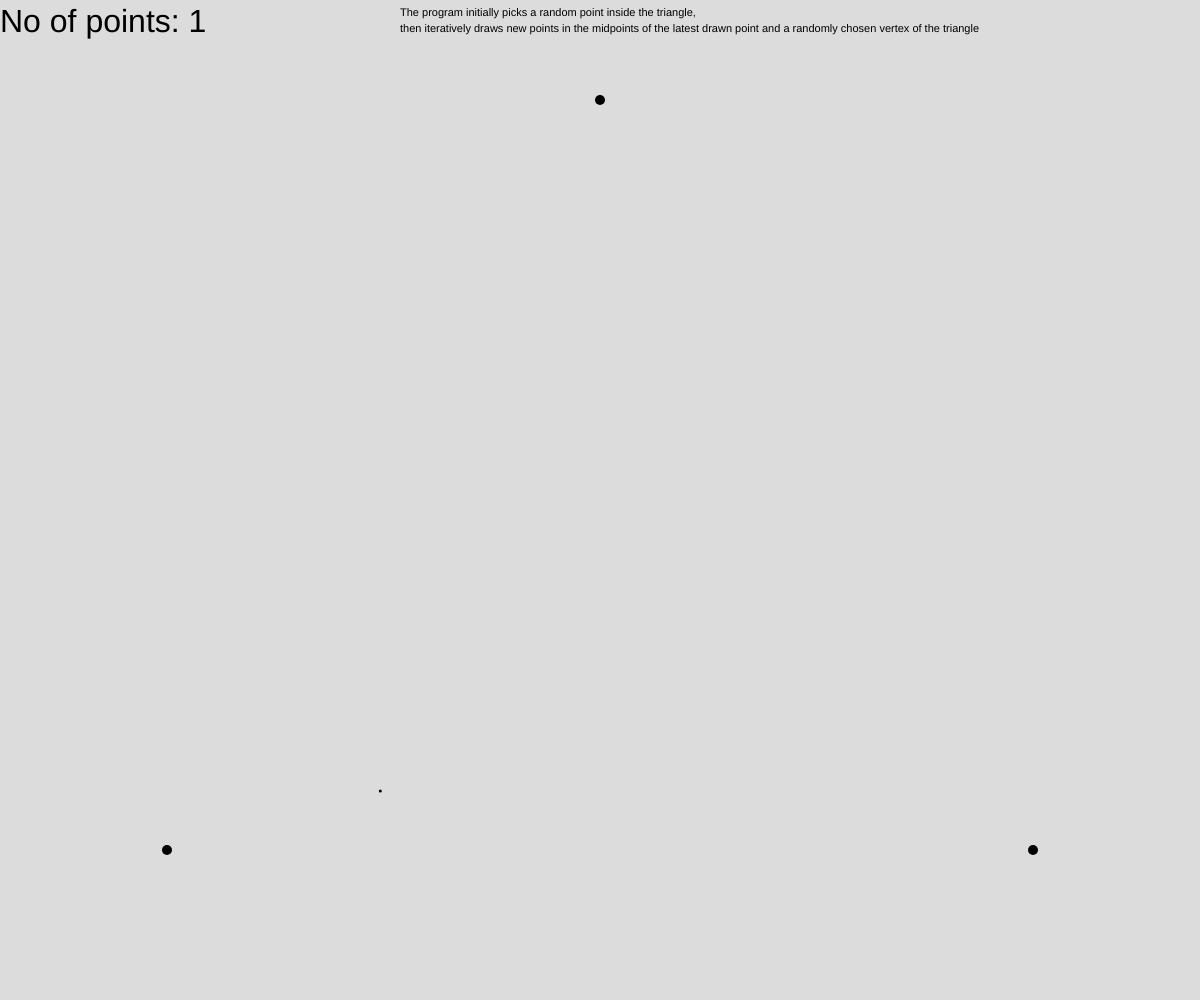
Frame 1 (no input)
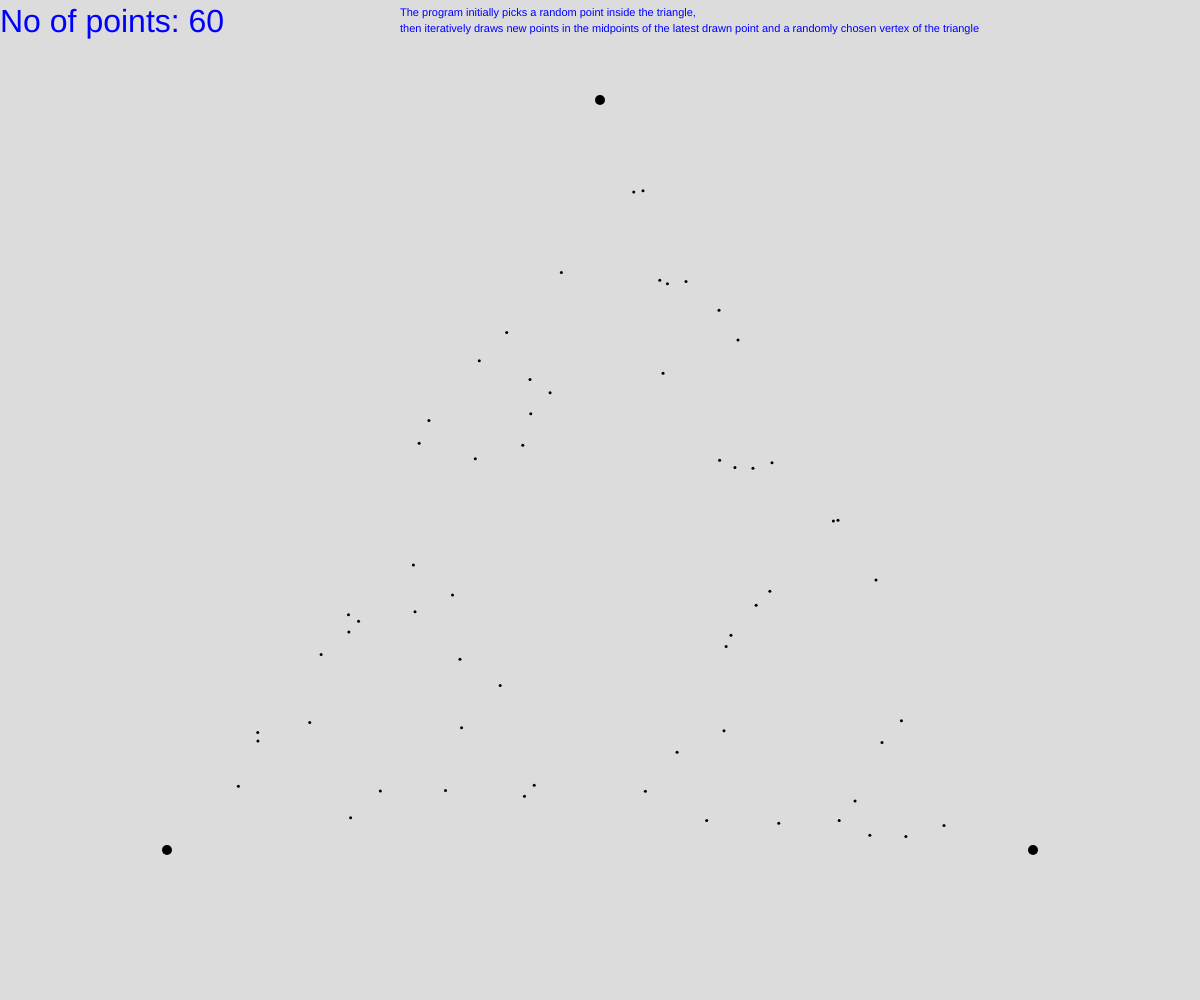
Frame 60 (no input)
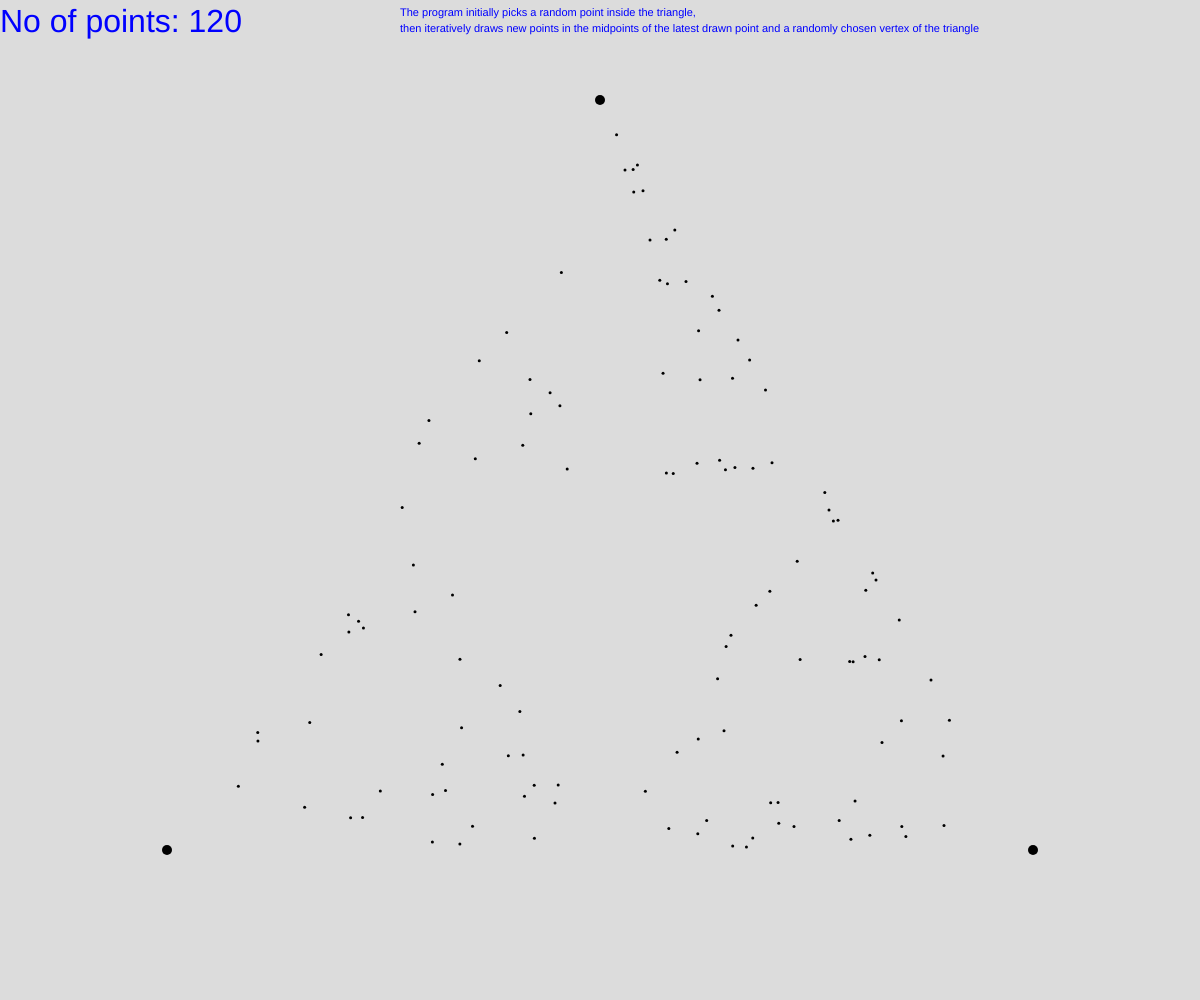
Frame 120 (the mouse pressed at the canvas centre since frame 60)

The p5.js sketch that drew these frames (run headless with seeded random() and noise() and a simulated clock; from frame 60 on, the mouse is pressed at the canvas centre):

// p5.js sketch
// ── sketch.js
let points = [];
let newPoint;

let triangleHeight, triangleTop, triangleBase, triangleLeft, triangleRight, triangleBottom;
let coords = [];

function setup() {
    createCanvas(windowWidth, windowHeight); // Set the canvas size to fit the whole window
    triangleHeight = windowHeight * 0.75; // Adjust the height as needed
    triangleTop = windowHeight * 0.1; // Adjust the top position as needed
    triangleBase = triangleHeight / (sqrt(3) / 2);
    triangleLeft = (windowWidth - triangleBase) / 2;
    triangleRight = triangleLeft + triangleBase;
    triangleBottom = triangleTop + triangleHeight;

    coords.push(createVector((triangleRight +triangleLeft) / 2, triangleTop));
    coords.push(createVector(triangleLeft, triangleBottom));
    coords.push(createVector(triangleRight, triangleBottom));

    newPoint = generateRandomPointInTriangle(triangleLeft, triangleBottom, triangleRight, triangleBottom, (triangleLeft + triangleRight) / 2, triangleTop);
    points.push(newPoint);
  }
  
function draw() {
    background(220);

    textSize(32);
    text("No of points: " + points.length, 0, 32);
    textSize(11);
    text("The program initially picks a random point inside the triangle, ", windowWidth / 3, 16);
    text("then iteratively draws new points in the midpoints of the latest drawn point and a randomly chosen vertex of the triangle", windowWidth / 3, 32);

    for (let i=0;i<coords.length;i++) {
        strokeWeight(10);
        fill(255, 0, 0);
        point(coords[i].x, coords[i].y);
    }

    fill(0, 0, 255);

    strokeWeight(3);

    for (let i=0;i<points.length;i++) {
        point(points[i].x, points[i].y);
    }

    coord = coords[(Math.floor(Math.random() * coords.length))];
    newPoint = createVector((newPoint.x + coord.x) / 2, (newPoint.y + coord.y) / 2);
    points.push(newPoint);
}

function generateRandomPointInTriangle(x1, y1, x2, y2, x3, y3) {
    // Generate random barycentric coordinates
    let r1 = random();
    let r2 = random();

    // Check that the point is inside the triangle
    if (r1 + r2 > 1) {
    r1 = 1 - r1;
    r2 = 1 - r2;
    }

    // Calculate the point's coordinates using barycentric interpolation
    let x = x1 * r1 + x2 * r2 + x3 * (1 - r1 - r2);
    let y = y1 * r1 + y2 * r2 + y3 * (1 - r1 - r2);

    return createVector(x, y);
}
  
  // Adjust canvas size when the window is resized
function windowResized() {
    resizeCanvas(windowWidth, windowHeight);
}
  
